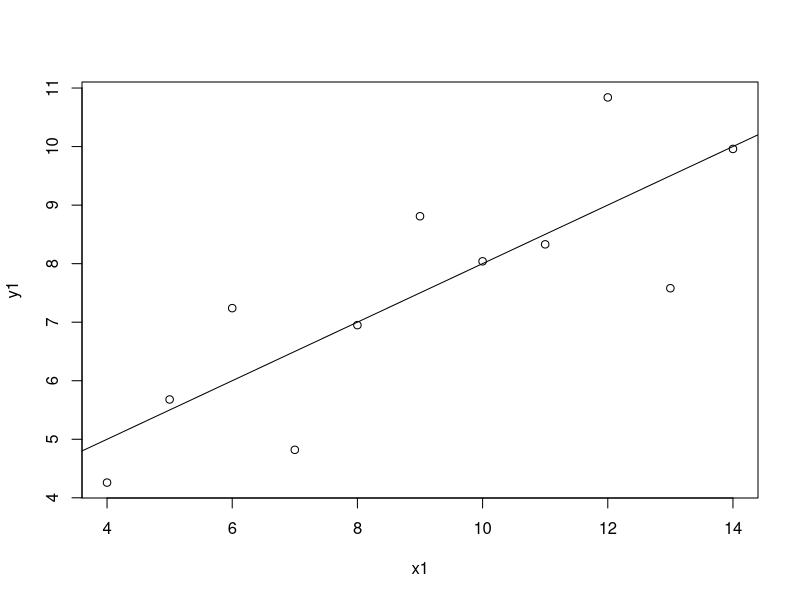
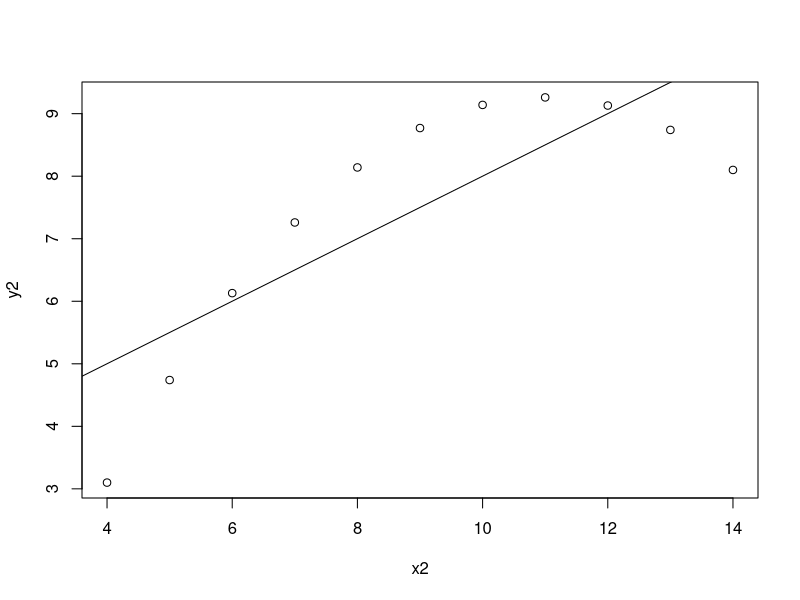
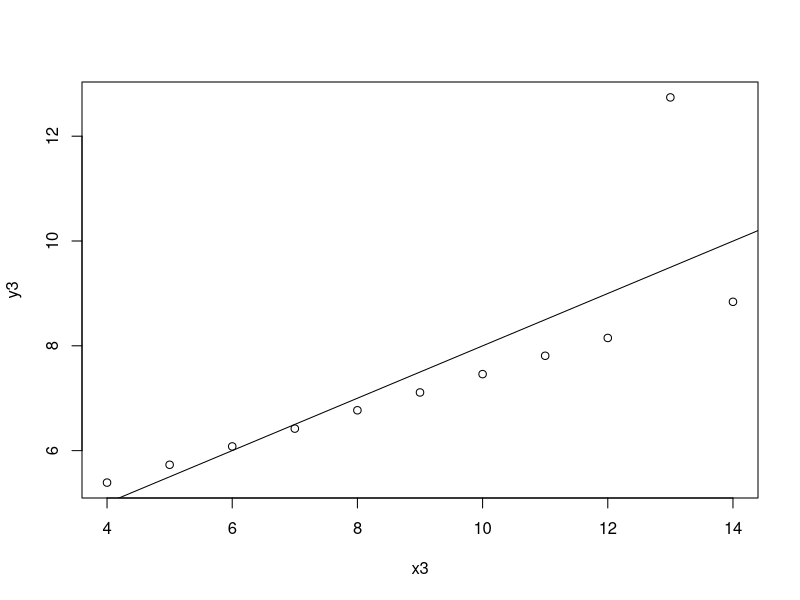
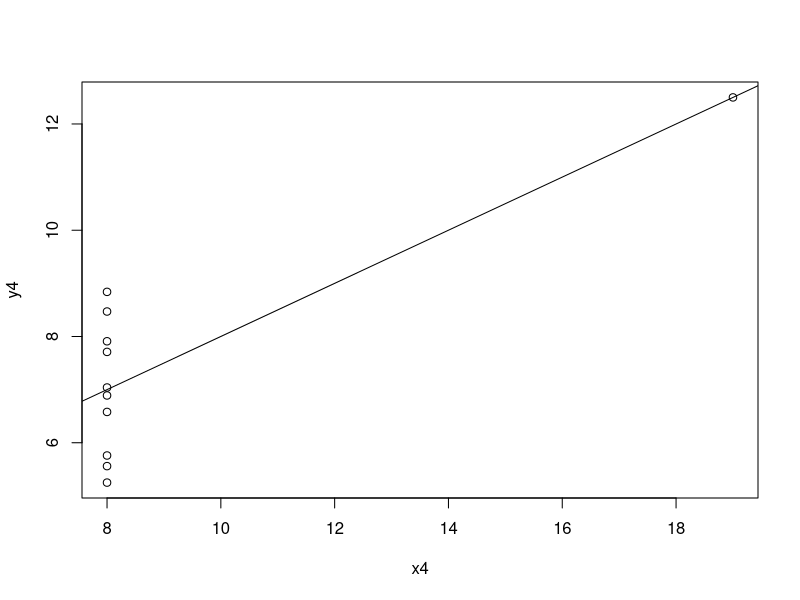
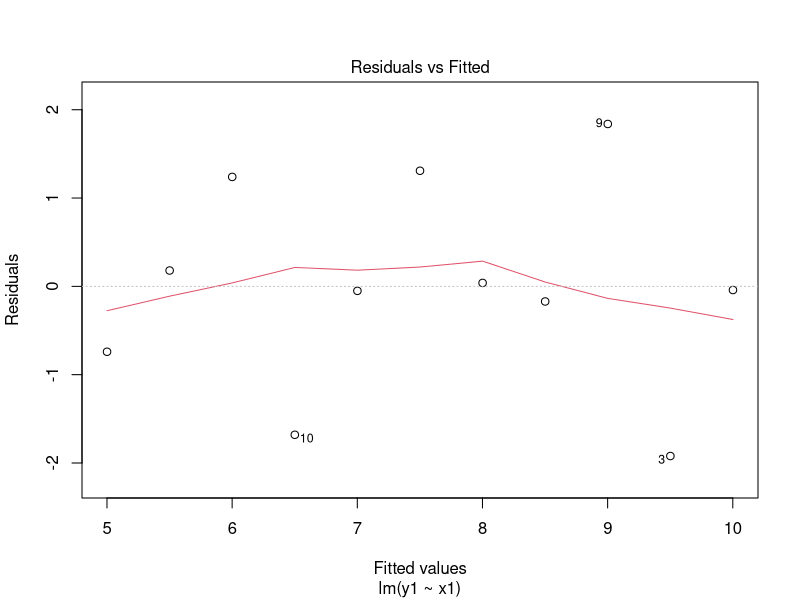
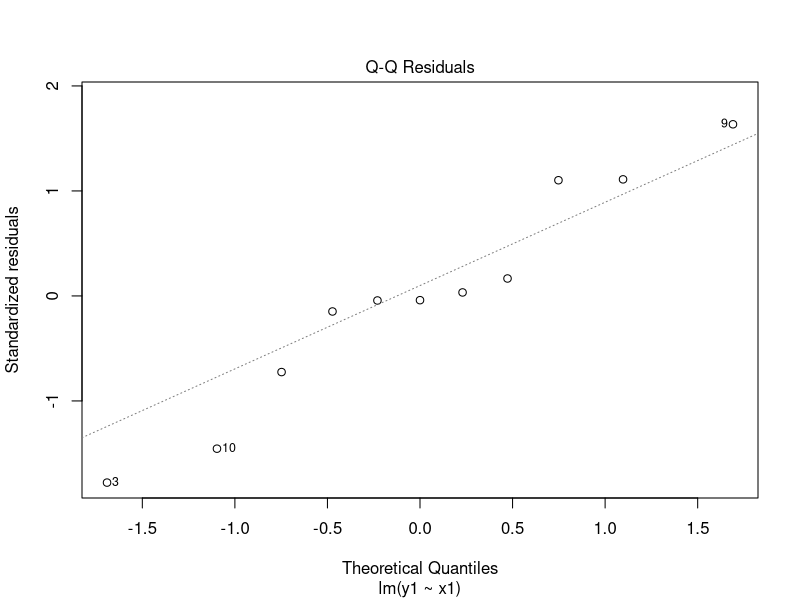
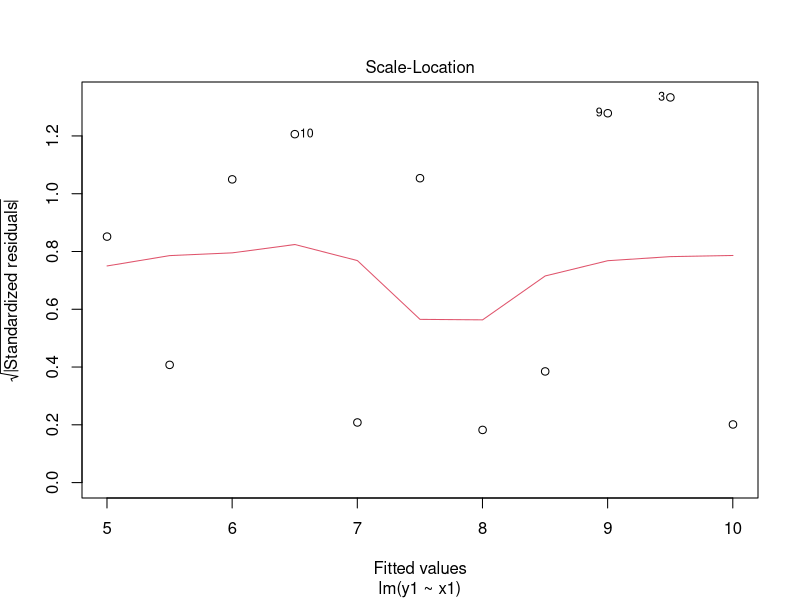
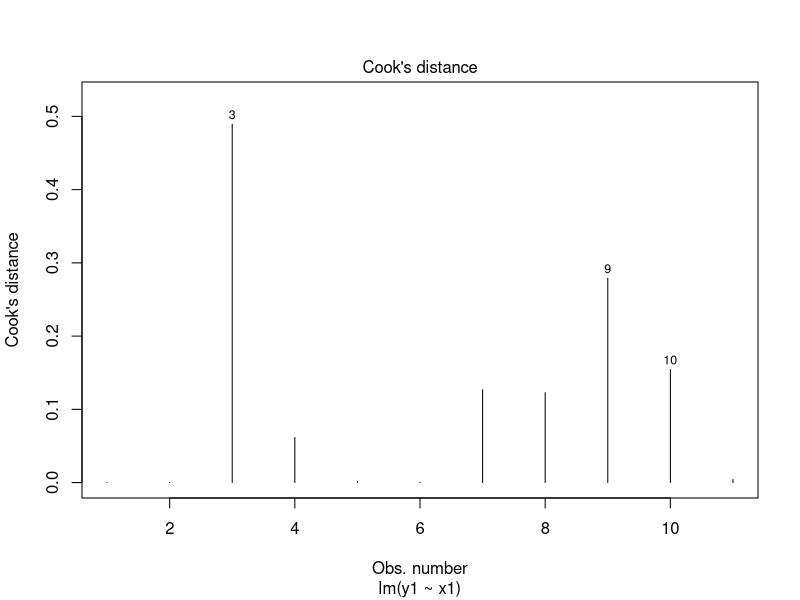

Here is the R script that generated these plots, in order:
#COMPARACI? DE RECTES

#Ancova (Anilisi de la convariancia)

#REgressio quan les explicatives son numeriques
#ANOVA quan les explicatives son factors o qualitatives (disseny d'experiments)
#ANCOVA quan les explicatives son numeriques i factor alhora
#la variable resposta sempre es numerica (normal)
#quan la variable resposta sigui d'un altre tipus parlarem de model generalitzat

#tenim dos mostres, dos poblacions
#recta1 alpha1 beta1
#recta2 alpha2 beta2

#Aquestes rectes son paraleles? -> h0: beta1 = beta2
#les rectes son iguals? -> h0: alpha1 = alpha2, beta1 = beta2

#Per constrastar ->Construir un model geneeral i un model que s'avingui a la hipotesi nul.la

#EXEMPLE: exercici 1.4, ens podem preguntar si les rectes s?n paral.leles

dist <- c(100, 200, 400, 800, 1500, 5000, 10000, 42192)
th <- c(9.84, 19.32, 43.19, 102.58, 215.78, 787.96, 1627.34, 7956.00)
td <- c(10.94, 22.12, 48.25, 117.73, 240.83, 899.88, 1861.63, 8765.00)

mod.h <- lm(log(th) ~ I(log(dist)))
mod.d <- lm(log(td) ~ I(log(dist)))            
coef(mod.h)
coef(mod.d)

#aparanment s?n valors molt propers

#tot i que la unica manera de comprovarho ?s fer un contrast d'hip?tesis

#Model general:
#X=(alpha1, beta1, alpha2, beta2) matriu de disseny
#Y=(tempshomes)
#  (tempsdones)

alpha1 <- c(rep(1,8), rep(0,8))
beta1 <- c(log(dist), rep(0,8))
alpha2 <- c(rep(0,8), rep(1,8))
beta2 <- c(rep(0,8), log(dist))
temps <- c(th,td)
g <- lm(log(temps) ~ 0 +alpha1 + beta1 + alpha2 + beta2) # modelo general
model.matrix(g)
coef(g)

# paralelas -> beta1=beta2
# dona molt diferent beta1 a beta2 perque no ?s el temps sino el logaritme del temps
#H0: beta1 = beta2
#Xtilde = (alpha1, beta1, alpha2)

g0 <- lm(log(temps) ~ 0 + alpha1 + I(beta1+beta2) + alpha2) # modelo de la hipotesis nula
anova(g0,g)


#H0=alpha1-alpha2
#Xtilde= (alpha1,beta1,beta2)
# concurrentes -> alpha1 = alpha2 en el origen de cordenadas las dos rectas se cortan
#  t-student -> alpha1-alpha2 = 0 // (1,0,-1,0) (alpha1,beta1,alpha2,beta2)t

qr(model.matrix(g))$rank ## para calcular el rango de model matrix 
g0 <- lm(log(temps) ~ beta1 + beta2)
anova(g0,g)

#test de coincidencia, opciones:
#1? contrastar si las rectas son paralelas beta1=beta2, si lo son ->
#2? contrastar si son coincidentes alpha1=alpha2 suponiendo que son paralelas 
# o bien, hacer un test F directo
# tenemos que juntas los datos de las dos rectas en una unica recta

g0 <- lm (log(temps) ~ I(beta1+beta2))
model.matrix(g0)
anova(g0,g)

# vemos que no es la misma recta, respecto al modelo general hemos aceptado que son paralelas y concurrentes 
# pero respecto al modelo paralelo rechazamos que sean coincidentes

# suponemos que son paralelas
# la I(x,x) junta en una sola columna

g <- lm(log(temps) ~ 0 + alpha1 + I(beta1+beta2) + alpha2)
g0 <- lm(log(temps) ~ I(beta1+beta2))
anova(g0,g)

# rechazamos que son coincidentes


# para comparar las varianzas usamos el test F que en R es:
# H0 = sigma1^2 = sigma2^2

var.test(residuals(mod.h),residuals(mod.d))

# p-valor = 0.9198 aceptamos H0

# test f que se basa en la normalidad de los datos, si no fueran normales no se podr?a hacer con el test F ni bartlett
# si hubiesen 3 o 4 rectas y no dos tendriamos que hacer otro test que es una extension del F, test Bartlett 
# bartlett.test
# tambien tenemos el test de Levene que es mas robusto

library(car)
residus<- c(residuals(mod.h),residuals(mod.d))
grup <- factor(c(rep(1,8),rep(2,8)))
leveneTest(residus,grup)


# del tema 6

data("anscombe")
str(anscombe)
attach(anscombe)
plot(x1,y1)
r1 <- lm(y1 ~ x1)
abline(r1)

plot(x2,y2)
r2 <- lm(y2 ~ x2)
abline(r2)

plot(x3,y3)
r3 <- lm(y3 ~ x3)
abline(r3)

plot(x4,y4)
r4 <- lm(y4 ~ x4)
abline(r4)

# analisis de residuos
plot(r1, which=1)
plot(r1, which=2)
plot(r1, which=3)
plot(r1, which=4)

#1? grafico, grafico ideal, errores aleatorios
# 3? grafico, esta bien aunque no salga todo horizontal porque la curva que se ve puede ser asi porque hay pocos datos
plot(r2, which=1)
plot(r2, which=2)
plot(r2, which=3)
plot(r2, which=4)
# 1? grafico, hay una curva, prohibido!! los errores no son aleatorios, la estructura del modelo falla
# 2? grafico, sobre la normalidad no pasa nada
# 3? grafico, no se ve la patologia que se veia en el primero, lo ideal es una linea horizontal recta
# 4? aun no lo podemos comentar
plot(r3)
# 1? grafico 
# 2? grafico, indica claramente que el punto 3 es un out lier?
plot(r4)
# 4? grafico, nos preocupa, la distancia de cook es elevada en algun punto


